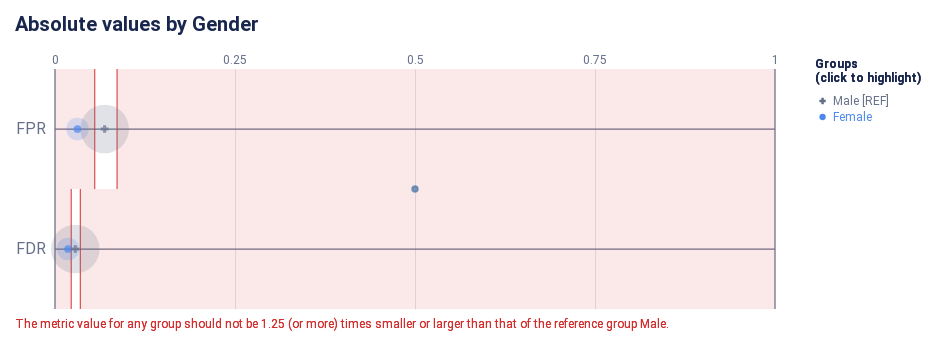

The notebook cell this image was saved under:
### Markdown cell above
#### Check how the fairness threshold maps to the absolute values of each metric

### Code cell
ap.absolute(bdf, metrics, 'Gender', fairness_threshold = disparity_tolerance)

### Figure 1 — Vega-Lite specification as saved in the notebook (floating-point values rounded to 4 significant figures)
{"config": {"view": {"continuousWidth": 300, "continuousHeight": 300, "strokeWidth": 0}, "axisLeft": {"labelColor": "rgb(102, 111, 137)", "labelFont": "Roboto, Arial, sans-serif", "labelFontSize": 16}, "title": {"anchor": "start", "color": "rgb(25, 39, 78)", "font": "Roboto, Arial, sans-serif", "fontSize": 20, "fontWeight": "bold"}}, "layer": [{"data": {"name": "data-22e37ecfbb523156dad3ffdb726c704c"}, "mark": {"type": "rule", "stroke": "rgb(102, 111, 137)", "strokeWidth": 1.25, "tooltip": null}, "encoding": {"x": {"field": "start", "scale": {"domain": [0, 1], "range": [40.0, 760.0]}, "type": "quantitative"}, "x2": {"field": "end"}, "y": {"axis": {"domain": false, "labelAngle": 0, "labelPadding": -30, "orient": "left", "ticks": false, "title": null}, "field": "y_position", "scale": {"domain": ["FPR", "FDR"], "range": [30.0, 270.0]}, "type": "nominal"}}}, {"data": {"name": "data-6cfe259518f6c7b358d8f836a73e6b7f"}, "mark": {"type": "rule", "stroke": "rgb(102, 111, 137)", "strokeWidth": 1.25, "tooltip": null}, "encoding": {"x": {"field": "x_position", "scale": {"domain": [0, 1], "range": [40.0, 760.0]}, "type": "quantitative"}, "y": {"value": 30.0}, "y2": {"value": 270.0}}}, {"data": {"name": "data-60ed1133fa688d151d36705a369482e0"}, "mark": {"type": "text", "align": "center", "color": "rgb(102, 111, 137)", "font": "Roboto, Arial, sans-serif", "fontSize": 12, "fontWeight": "normal", "tooltip": null}, "encoding": {"text": {"field": "value", "type": "nominal"}, "x": {"field": "value", "scale": {"domain": [0, 1], "range": [40.0, 760.0]}, "type": "quantitative"}, "y": {"value": 21.0}}}, {"layer": [{"mark": {"type": "rect", "opacity": 0.8, "stroke": "rgb(211, 47, 47)", "strokeWidth": 1.25, "tooltip": null}, "encoding": {"x": {"field": "lower_threshold_value", "scale": {"domain": [0, 1], "range": [40.0, 760.0]}, "type": "quantitative"}, "x2": {"field": "lower_threshold_value"}, "y": {"axis": {"domain": false, "grid": false, "labels": false, "ticks": false, "title": null}, "field": "metric", "scale": {"domain": ["FPR", "FDR"], "range": [30.0, 270.0]}, "type": "nominal"}}}, {"mark": {"type": "rect", "opacity": 0.8, "stroke": "rgb(211, 47, 47)", "strokeWidth": 1.25, "tooltip": null}, "encoding": {"x": {"field": "upper_threshold_value", "scale": {"domain": [0, 1], "range": [40.0, 760.0]}, "type": "quantitative"}, "x2": {"field": "upper_threshold_value"}, "y": {"axis": {"domain": false, "grid": false, "labels": false, "ticks": false, "title": null}, "field": "metric", "scale": {"domain": ["FPR", "FDR"], "range": [30.0, 270.0]}, "type": "nominal"}}}, {"layer": [{"mark": {"type": "rect", "fill": "rgb(211, 47, 47)", "opacity": 0.1, "tooltip": null}, "encoding": {"x": {"field": "lower_threshold_value", "scale": {"domain": [0, 1], "range": [40.0, 760.0]}, "type": "quantitative"}, "x2": {"field": "lower_end"}, "y": {"axis": {"domain": false, "grid": false, "labels": false, "ticks": false, "title": null}, "field": "metric", "scale": {"domain": ["FPR", "FDR"], "range": [30.0, 270.0]}, "type": "nominal"}}}, {"mark": {"type": "rect", "fill": "rgb(211, 47, 47)", "opacity": 0.1, "tooltip": null}, "encoding": {"x": {"field": "upper_threshold_value", "scale": {"domain": [0, 1], "range": [40.0, 760.0]}, "type": "quantitative"}, "x2": {"field": "upper_end"}, "y": {"axis": {"domain": false, "grid": false, "labels": false, "ticks": false, "title": null}, "field": "metric", "scale": {"domain": ["FPR", "FDR"], "range": [30.0, 270.0]}, "type": "nominal"}}}]}, {"layer": [{"mark": {"type": "text", "align": "left", "baseline": "top", "fill": "rgb(211, 47, 47)", "font": "Roboto, Arial, sans-serif", "fontSize": 12, "fontWeight": "normal", "tooltip": null}, "encoding": {"text": {"value": "The metric value for any group should not be 1.25 (or more) times smaller or larger than that of the reference group Male."}, "x": {"value": 0}, "y": {"value": 280.0}}}], "data": {"name": "data-79dd248bdaa0ea02c535240e8ad022c8"}}], "data": {"name": "data-6ceede97a9bbb5cdfe009f602ce7cbec"}}, {"layer": [{"data": {"name": "empty"}, "mark": {"type": "circle"}}, {"data": {"name": "data-0a4c4f3d2fa17d0b47a1d7a81dd6be2d"}, "mark": {"type": "circle", "cursor": "pointer", "opacity": 0.2}, "encoding": {"color": {"condition": {"param": "param_7", "empty": true, "field": "attribute_value", "legend": null, "scale": {"domain": ["Male", "Female"], "range": ["rgb(102, 111, 137)", "rgb(76, 136, 238)", "rgb(254, 97, 0)", "rgb(220, 38, 127)", "rgb(255, 176, 0)", "rgb(150, 95, 230)"]}, "type": "nominal"}, "value": "rgb(225, 226, 231)"}, "size": {"field": "group_size", "legend": null, "scale": {"domain": [0, 472.8], "range": [0, 2827.0]}, "type": "quantitative"}, "tooltip": [{"field": "attribute_value", "title": "Group", "type": "nominal"}, {"field": "tooltip_group_size", "title": "Group Size", "type": "nominal"}, {"field": "tooltip_disparity_explanation_fpr", "title": "Disparity", "type": "nominal"}, {"field": "fpr", "format": ".2f", "title": "FPR", "type": "quantitative"}], "x": {"axis": {"domain": false, "gridColor": "rgb(225, 226, 231)", "labels": false, "ticks": false, "title": null, "values": [0.25, 0.5, 0.75]}, "field": "fpr", "scale": {"domain": [0, 1], "range": [40.0, 760.0]}, "type": "quantitative"}, "y": {"axis": {"domain": false, "grid": false, "labels": false, "ticks": false, "title": null}, "field": "metric_variable", "scale": {"domain": ["FPR", "FDR"], "range": [30.0, 270.0]}, "type": "nominal"}}, "name": "view_8", "transform": [{"calculate": "'FPR'", "as": "metric_variable"}]}, {"data": {"name": "data-0a4c4f3d2fa17d0b47a1d7a81dd6be2d"}, "mark": {"type": "circle", "cursor": "pointer", "opacity": 0.2}, "encoding": {"color": {"condition": {"param": "param_7", "empty": true, "field": "attribute_value", "legend": null, "scale": {"domain": ["Male", "Female"], "range": ["rgb(102, 111, 137)", "rgb(76, 136, 238)", "rgb(254, 97, 0)", "rgb(220, 38, 127)", "rgb(255, 176, 0)", "rgb(150, 95, 230)"]}, "type": "nominal"}, "value": "rgb(225, 226, 231)"}, "size": {"field": "group_size", "legend": null, "scale": {"domain": [0, 472.8], "range": [0, 2827.0]}, "type": "quantitative"}, "tooltip": [{"field": "attribute_value", "title": "Group", "type": "nominal"}, {"field": "tooltip_group_size", "title": "Group Size", "type": "nominal"}, {"field": "tooltip_disparity_explanation_fdr", "title": "Disparity", "type": "nominal"}, {"field": "fdr", "format": ".2f", "title": "FDR", "type": "quantitative"}], "x": {"axis": {"domain": false, "gridColor": "rgb(225, 226, 231)", "labels": false, "ticks": false, "title": null, "values": [0.25, 0.5, 0.75]}, "field": "fdr", "scale": {"domain": [0, 1], "range": [40.0, 760.0]}, "type": "quantitative"}, "y": {"axis": {"domain": false, "grid": false, "labels": false, "ticks": false, "title": null}, "field": "metric_variable", "scale": {"domain": ["FPR", "FDR"], "range": [30.0, 270.0]}, "type": "nominal"}}, "name": "view_10", "transform": [{"calculate": "'FDR'", "as": "metric_variable"}]}, {"layer": [{"data": {"name": "empty"}, "mark": {"type": "point"}}, {"data": {"name": "data-0a4c4f3d2fa17d0b47a1d7a81dd6be2d"}, "mark": {"type": "point", "cursor": "pointer", "filled": true, "size": 60}, "encoding": {"color": {"condition": {"param": "param_7", "empty": true, "field": "attribute_value", "legend": null, "scale": {"domain": ["Male", "Female"], "range": ["rgb(102, 111, 137)", "rgb(76, 136, 238)", "rgb(254, 97, 0)", "rgb(220, 38, 127)", "rgb(255, 176, 0)", "rgb(150, 95, 230)"]}, "type": "nominal"}, "value": "rgb(225, 226, 231)"}, "shape": {"field": "attribute_value", "legend": null, "scale": {"domain": ["Male", "Female"], "range": ["cross", "circle"]}, "type": "nominal"}, "tooltip": [{"field": "attribute_value", "title": "Group", "type": "nominal"}, {"field": "tooltip_group_size", "title": "Group Size", "type": "nominal"}, {"field": "tooltip_disparity_explanation_fpr", "title": "Disparity", "type": "nominal"}, {"field": "fpr", "format": ".2f", "title": "FPR", "type": "quantitative"}], "x": {"axis": {"domain": false, "gridColor": "rgb(225, 226, 231)", "labels": false, "ticks": false, "title": null, "values": [0.25, 0.5, 0.75]}, "field": "fpr", "scale": {"domain": [0, 1], "range": [40.0, 760.0]}, "type": "quantitative"}, "y": {"axis": {"domain": false, "grid": false, "labels": false, "ticks": false, "title": null}, "field": "metric_variable", "scale": {"domain": ["FPR", "FDR"], "range": [30.0, 270.0]}, "type": "nominal"}}, "name": "view_7", "transform": [{"calculate": "'FPR'", "as": "metric_variable"}]}, {"data": {"name": "data-0a4c4f3d2fa17d0b47a1d7a81dd6be2d"}, "mark": {"type": "point", "cursor": "pointer", "filled": true, "size": 60}, "encoding": {"color": {"condition": {"param": "param_7", "empty": true, "field": "attribute_value", "legend": null, "scale": {"domain": ["Male", "Female"], "range": ["rgb(102, 111, 137)", "rgb(76, 136, 238)", "rgb(254, 97, 0)", "rgb(220, 38, 127)", "rgb(255, 176, 0)", "rgb(150, 95, 230)"]}, "type": "nominal"}, "value": "rgb(225, 226, 231)"}, "shape": {"field": "attribute_value", "legend": null, "scale": {"domain": ["Male", "Female"], "range": ["cross", "circle"]}, "type": "nominal"}, "tooltip": [{"field": "attribute_value", "title": "Group", "type": "nominal"}, {"field": "tooltip_group_size", "title": "Group Size", "type": "nominal"}, {"field": "tooltip_disparity_explanation_fdr", "title": "Disparity", "type": "nominal"}, {"field": "fdr", "format": ".2f", "title": "FDR", "type": "quantitative"}], "x": {"axis": {"domain": false, "gridColor": "rgb(225, 226, 231)", "labels": false, "ticks": false, "title": null, "values": [0.25, 0.5, 0.75]}, "field": "fdr", "scale": {"domain": [0, 1], "range": [40.0, 760.0]}, "type": "quantitative"}, "y": {"axis": {"domain": false, "grid": false, "labels": false, "ticks": false, "title": null}, "field": "metric_variable", "scale": {"domain": ["FPR", "FDR"], "range": [30.0, 270.0]}, "type": "nominal"}}, "name": "view_9", "transform": [{"calculate": "'FDR'", "as": "metric_variable"}]}]}]}, {"layer": [{"mark": {"type": "point", "cursor": "pointer", "filled": true, "opacity": 1, "size": 40}, "encoding": {"color": {"condition": {"param": "param_7", "empty": true, "field": "attribute_value", "legend": null, "scale": {"domain": ["Male", "Female"], "range": ["rgb(102, 111, 137)", "rgb(76, 136, 238)", "rgb(254, 97, 0)", "rgb(220, 38, 127)", "rgb(255, 176, 0)", "rgb(150, 95, 230)"]}, "type": "nominal"}, "value": "rgb(225, 226, 231)"}, "shape": {"field": "attribute_value", "legend": null, "scale": {"domain": ["Male", "Female"], "range": ["cross", "circle"]}, "type": "nominal"}, "x": {"value": 807.6}, "y": {"axis": {"domain": false, "grid": false, "labels": false, "ticks": false, "title": null}, "field": "attribute_value", "scale": {"domain": ["Male", "Female"], "range": [54, 86]}, "type": "nominal"}}, "name": "view_11"}, {"mark": {"type": "text", "align": "left", "baseline": "middle", "cursor": "pointer", "font": "Roboto, Arial, sans-serif", "fontSize": 12, "fontWeight": "normal"}, "encoding": {"color": {"condition": {"param": "param_7", "empty": true, "field": "attribute_value", "legend": null, "scale": {"domain": ["Male", "Female"], "range": ["rgb(102, 111, 137)", "rgb(76, 136, 238)", "rgb(254, 97, 0)", "rgb(220, 38, 127)", "rgb(255, 176, 0)", "rgb(150, 95, 230)"]}, "type": "nominal"}, "value": "rgb(225, 226, 231)"}, "text": {"field": "label", "type": "nominal"}, "x": {"value": 818.1}, "y": {"axis": {"domain": false, "grid": false, "labels": false, "ticks": false, "title": null}, "field": "attribute_value", "scale": {"domain": ["Male", "Female"], "range": [54, 86]}, "type": "nominal"}}, "name": "view_12"}, {"data": {"name": "data-79dd248bdaa0ea02c535240e8ad022c8"}, "mark": {"type": "text", "align": "left", "baseline": "top", "color": "rgb(25, 39, 78)", "font": "Roboto, Arial, sans-serif", "fontSize": 12, "fontWeight": "bold"}, "encoding": {"text": {"value": "(click to highlight)"}, "x": {"value": 800}, "y": {"value": 34}}}, {"data": {"name": "data-79dd248bdaa0ea02c535240e8ad022c8"}, "mark": {"type": "text", "align": "left", "baseline": "top", "color": "rgb(25, 39, 78)", "font": "Roboto, Arial, sans-serif", "fontSize": 12, "fontWeight": "bold"}, "encoding": {"text": {"value": "Groups"}, "x": {"value": 800}, "y": {"value": 20}}}], "data": {"name": "data-d79b6fcf6fc2d8883b03661337595d04"}}], "height": 300, "padding": {"top": 15, "bottom": 5.0, "left": 15, "right": 15}, "params": [{"name": "param_9", "select": {"type": "point", "fields": ["attribute_value"]}, "views": ["view_8"]}, {"name": "param_11", "select": {"type": "point", "fields": ["attribute_value"]}, "views": ["view_10"]}, {"name": "param_8", "select": {"type": "point", "fields": ["attribute_value"]}, "views": ["view_7"]}, {"name": "param_10", "select": {"type": "point", "fields": ["attribute_value"]}, "views": ["view_9"]}, {"name": "param_7", "select": {"type": "point", "fields": ["attribute_value"]}, "views": ["view_11"]}, {"name": "param_12", "select": {"type": "point", "fields": ["attribute_value"]}, "views": ["view_12"]}], "resolve": {"scale": {"size": "independent", "y": "independent"}}, "title": "Absolute values by Gender", "usermeta": {"embedOptions": {"scaleFactor": 5, "downloadFileName": "absolute_chart"}}, "width": 800, "$schema": "https://vega.github.io/schema/vega-lite/v5.16.3.json", "datasets": {"data-22e37ecfbb523156dad3ffdb726c704c": [{"y_position": "FPR", "start": 0, "end": 1}, {"y_position": "FDR", "start": 0, "end": 1}], "data-6cfe259518f6c7b358d8f836a73e6b7f": [{"x_position": 0}, {"x_position": 1}], "data-60ed1133fa688d151d36705a369482e0": [{"value": 0.0}, {"value": 0.25}, {"value": 0.5}, {"value": 0.75}, {"value": 1.0}], "data-6ceede97a9bbb5cdfe009f602ce7cbec": [{"lower_end": 0, "upper_end": 1, "lower_threshold_value": 0.05517, "upper_threshold_value": 0.08621, "metric": "FPR"}, {"lower_end": 0, "upper_end": 1, "lower_threshold_value": 0.02254, "upper_threshold_value": 0.03521, "metric": "FDR"}], "data-79dd248bdaa0ea02c535240e8ad022c8": [{"a": 1, "b": 0}, {"a": 1, "b": 0}], "empty": [{}], "data-0a4c4f3d2fa17d0b47a1d7a81dd6be2d": [{"attribute_name": "Gender", "attribute_value": "Female", "group_size": 86, "total_entities": 480, "fpr": 0.03125, "fdr": 0.01818, "fpr_disparity": 0.4531, "fdr_disparity": 0.6455, "fpr_disparity_scaled": -1.207, "fdr_disparity_scaled": -0.5493, "tooltip_group_size": "86 (17.92%)", "tooltip_disparity_explanation_fpr": "2.21 times smaller FPR than the reference group", "tooltip_disparity_explanation_fdr": "1.55 times smaller FDR than the reference group"}, {"attribute_name": "Gender", "attribute_value": "Male", "group_size": 394, "total_entities": 480, "fpr": 0.06897, "fdr": 0.02817, "fpr_disparity": 1.0, "fdr_disparity": 1.0, "fpr_disparity_scaled": 0.0, "fdr_disparity_scaled": 0.0, "tooltip_group_size": "394 (82.08%)", "tooltip_disparity_explanation_fpr": "Reference group", "tooltip_disparity_explanation_fdr": "Reference group"}], "data-d79b6fcf6fc2d8883b03661337595d04": [{"attribute_value": "Male", "label": "Male [REF]"}, {"attribute_value": "Female", "label": "Female"}]}}
